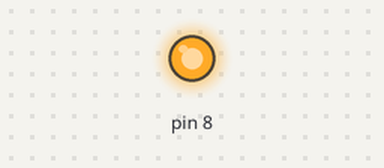
The sketch below on a simulated Arduino Uno, built with avr-gcc and run on an emulated ATmega328P. Shown: output pins drawn as LEDs (lit = HIGH).

Above: at 0.5 s.
At 4.5 s:
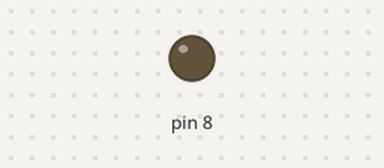
Timing chart, 0 to 10.4 s (numbered marks = the images above):
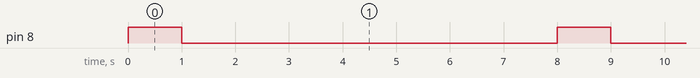

Measured:
- by itself, pin 8: alternates HIGH for 1.0 s and LOW for 7.0 s

The sketch:

sketch_dec21a.ino
```cpp
void setup() {
  pinMode(8, OUTPUT);
}
void loop() {
  digitalWrite(8, HIGH);
  delay(1000);
  digitalWrite(8, LOW);
  delay(7000);
}
```
